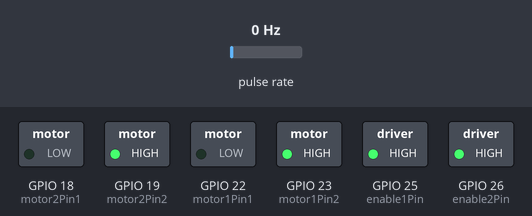
This sketch was run on a simulated ESP32. Shown: switched loads named in the sketch (green lamp = pin HIGH). Wiring (inferred from the names in the program): pulse sensor: data GPIO 13. The inputs (shaded band) are chosen by the test bench; at power-on: pulse rate 0 Hz. What the sketch prints to the serial monitor is not drawn.

Above: at 0.1 s.
Timing chart, 0 to 1.6 s (numbered marks = the images above):
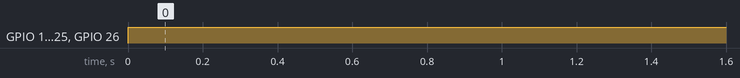

Measured:
- by itself, GPIO 19 (motor2Pin2), GPIO 23 (motor1Pin2), GPIO 25 (enable1Pin), GPIO 26 (enable2Pin): LOW → HIGH at 0.00 s

The sketch:

RPMmeasurement.ino
```cpp
#define ENCODER_PIN 13
#define RESOLUTION 40  // 20 รู x 2 edge

// Motor A
int motor1Pin1 = 22;
int motor1Pin2 = 23;
int enable1Pin = 25;

// Motor B
int motor2Pin1 = 18;
int motor2Pin2 = 19;
int enable2Pin = 26;

int dutyCycle = 255;  // ใช้ได้กับ Arduino UNO, ถ้า ESP32 ต้องเปลี่ยนเป็น ledcWrite()

volatile unsigned long gulCount = 0;
unsigned long gulStart_Timer = 0;
unsigned long gulStart_Read_Timer = 0;
short gsRPM = 0;

bool testMotorA = true;  // เปลี่ยนเป็น false เพื่อทดสอบมอเตอร์ B

volatile unsigned long lastInterruptTime = 0;   // เก็บเวลา ISR ล่าสุด
const unsigned long debounceDelay = 4000;       // debounce delay 4 ms

void setup() {
  Serial.begin(115200);

  pinMode(motor1Pin1, OUTPUT);
  pinMode(motor1Pin2, OUTPUT);
  pinMode(enable1Pin, OUTPUT);

  pinMode(motor2Pin1, OUTPUT);
  pinMode(motor2Pin2, OUTPUT);
  pinMode(enable2Pin, OUTPUT);

  pinMode(ENCODER_PIN, INPUT);
  attachInterrupt(digitalPinToInterrupt(ENCODER_PIN), COUNT, CHANGE);

  gulStart_Timer = millis();
  gulStart_Read_Timer = millis();
}

void loop() {
  digitalWrite(motor1Pin1, LOW);
  digitalWrite(motor1Pin2, HIGH);
  analogWrite(enable1Pin, dutyCycle);

  digitalWrite(motor2Pin1, LOW);
  digitalWrite(motor2Pin2, HIGH);
  analogWrite(enable2Pin, dutyCycle);

  if ((millis() - gulStart_Read_Timer) >= 1000) {
    gsRPM = usRead_RPM();
    Serial.print("RPM: ");
    Serial.println(gsRPM);
    gulStart_Read_Timer = millis();

    // ทดสอบสลับมอเตอร์ทุก 5 วินาที
    static unsigned long lastToggle = millis();
    if (millis() - lastToggle > 5000) {
      testMotorA = !testMotorA;
      lastToggle = millis();
    }
  }
}

short usRead_RPM(void) {
  unsigned long ulRPM = 0;
  unsigned long ulTimeDif = millis() - gulStart_Timer;

  detachInterrupt(digitalPinToInterrupt(ENCODER_PIN));

  ulRPM = (60000 * gulCount) / (ulTimeDif * RESOLUTION);
  gulCount = 0;
  gulStart_Timer = millis();

  attachInterrupt(digitalPinToInterrupt(ENCODER_PIN), COUNT, CHANGE);

  return (short)ulRPM;
}

void COUNT(void) {
  unsigned long now = micros();
  if (now - lastInterruptTime > debounceDelay) {
    gulCount++;
    lastInterruptTime = now;
  }
}
```
